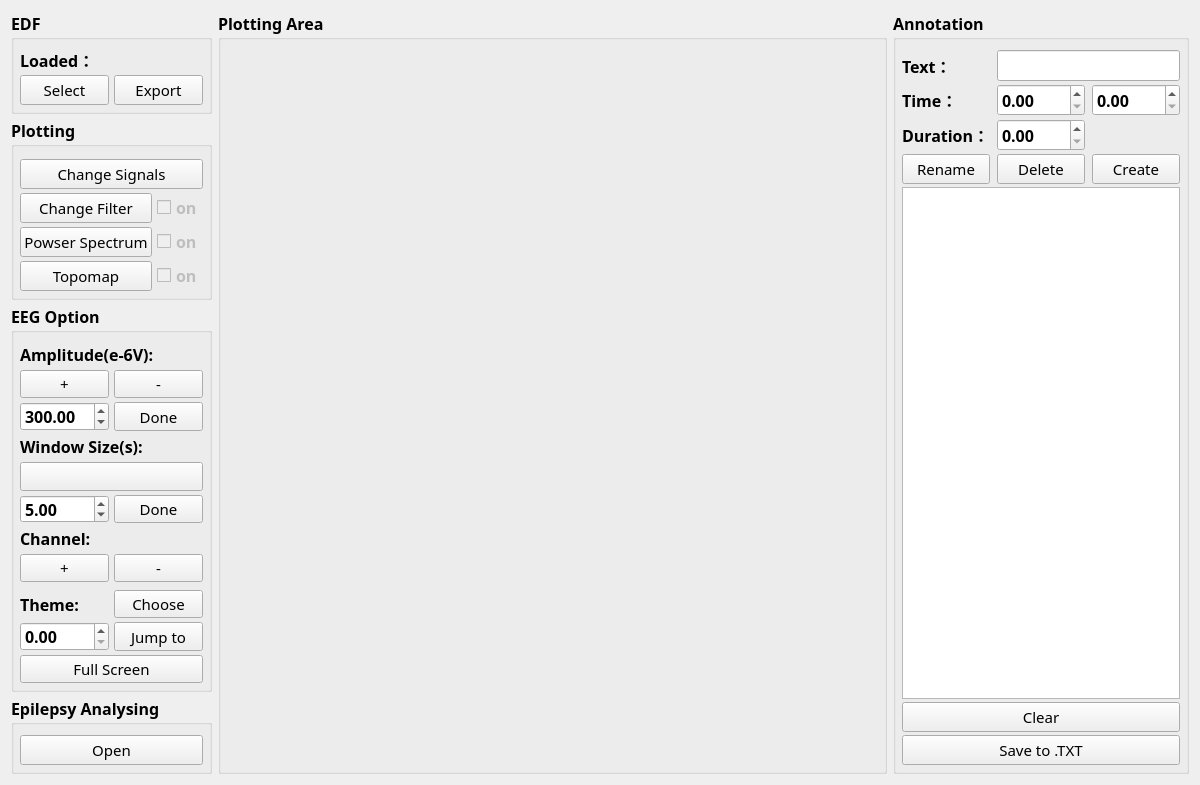
<?xml version="1.0" encoding="UTF-8"?>
<ui version="4.0">
 <class>Form</class>
 <widget class="QWidget" name="Form">
  <property name="geometry">
   <rect>
    <x>0</x>
    <y>0</y>
    <width>1200</width>
    <height>785</height>
   </rect>
  </property>
  <property name="minimumSize">
   <size>
    <width>1200</width>
    <height>785</height>
   </size>
  </property>
  <property name="windowTitle">
   <string>Epilepsy Analysis Visualizer (EAViz)</string>
  </property>
  <property name="styleSheet">
   <string notr="true"/>
  </property>
  <layout class="QHBoxLayout" name="horizontalLayout_6" stretch="0,2,0">
   <item>
    <layout class="QVBoxLayout" name="left_Layout" stretch="0,0,0,1">
     <property name="spacing">
      <number>4</number>
     </property>
     <item>
      <widget class="QGroupBox" name="groupBox_1">
       <property name="font">
        <font>
         <family>Microsoft YaHei</family>
         <pointsize>12</pointsize>
         <weight>75</weight>
         <bold>true</bold>
        </font>
       </property>
       <property name="title">
        <string>EDF</string>
       </property>
       <property name="flat">
        <bool>false</bool>
       </property>
       <layout class="QVBoxLayout" name="verticalLayout_4">
        <property name="spacing">
         <number>6</number>
        </property>
        <property name="leftMargin">
         <number>6</number>
        </property>
        <property name="topMargin">
         <number>8</number>
        </property>
        <property name="rightMargin">
         <number>6</number>
        </property>
        <property name="bottomMargin">
         <number>6</number>
        </property>
        <item>
         <layout class="QGridLayout" name="gridLayout_3" columnstretch="0,0">
          <property name="horizontalSpacing">
           <number>5</number>
          </property>
          <property name="verticalSpacing">
           <number>3</number>
          </property>
          <item row="1" column="0">
           <widget class="PrimaryPushButton" name="select_file_btn">
            <property name="font">
             <font>
              <family>Microsoft YaHei</family>
              <pointsize>11</pointsize>
              <weight>50</weight>
              <bold>false</bold>
             </font>
            </property>
            <property name="text">
             <string>Select</string>
            </property>
           </widget>
          </item>
          <item row="1" column="1">
           <widget class="PrimaryPushButton" name="export_btn">
            <property name="font">
             <font>
              <family>Microsoft YaHei</family>
              <pointsize>11</pointsize>
              <weight>50</weight>
              <bold>false</bold>
             </font>
            </property>
            <property name="text">
             <string>Export</string>
            </property>
           </widget>
          </item>
          <item row="0" column="0" colspan="2">
           <widget class="StrongBodyLabel" name="label">
            <property name="text">
             <string>Loaded：</string>
            </property>
           </widget>
          </item>
         </layout>
        </item>
       </layout>
      </widget>
     </item>
     <item>
      <widget class="QGroupBox" name="groupBox_3">
       <property name="font">
        <font>
         <family>Microsoft YaHei</family>
         <pointsize>12</pointsize>
         <weight>75</weight>
         <bold>true</bold>
        </font>
       </property>
       <property name="title">
        <string>Plotting</string>
       </property>
       <property name="flat">
        <bool>false</bool>
       </property>
       <layout class="QVBoxLayout" name="verticalLayout_9">
        <property name="spacing">
         <number>6</number>
        </property>
        <property name="leftMargin">
         <number>6</number>
        </property>
        <property name="topMargin">
         <number>12</number>
        </property>
        <property name="rightMargin">
         <number>6</number>
        </property>
        <property name="bottomMargin">
         <number>6</number>
        </property>
        <item>
         <layout class="QGridLayout" name="gridLayout_6">
          <property name="horizontalSpacing">
           <number>5</number>
          </property>
          <property name="verticalSpacing">
           <number>4</number>
          </property>
          <item row="1" column="0" colspan="2">
           <widget class="PrimaryPushButton" name="change_signal_btn">
            <property name="font">
             <font>
              <family>Microsoft YaHei</family>
              <pointsize>11</pointsize>
              <weight>50</weight>
              <bold>false</bold>
             </font>
            </property>
            <property name="text">
             <string>Change Signals</string>
            </property>
           </widget>
          </item>
          <item row="4" column="0">
           <widget class="PrimaryPushButton" name="tpm_btn">
            <property name="font">
             <font>
              <family>Microsoft YaHei</family>
              <pointsize>11</pointsize>
              <weight>50</weight>
              <bold>false</bold>
             </font>
            </property>
            <property name="text">
             <string>Topomap</string>
            </property>
           </widget>
          </item>
          <item row="2" column="1">
           <widget class="CheckBox" name="filter_cbx">
            <property name="enabled">
             <bool>false</bool>
            </property>
            <property name="text">
             <string>on</string>
            </property>
            <property name="tristate">
             <bool>false</bool>
            </property>
           </widget>
          </item>
          <item row="3" column="1">
           <widget class="CheckBox" name="psd_switch_cbx">
            <property name="enabled">
             <bool>false</bool>
            </property>
            <property name="text">
             <string>on</string>
            </property>
            <property name="tristate">
             <bool>false</bool>
            </property>
           </widget>
          </item>
          <item row="4" column="1">
           <widget class="CheckBox" name="tpm_switch_cbx">
            <property name="enabled">
             <bool>false</bool>
            </property>
            <property name="text">
             <string>on</string>
            </property>
            <property name="tristate">
             <bool>false</bool>
            </property>
           </widget>
          </item>
          <item row="3" column="0">
           <widget class="PrimaryPushButton" name="psd_btn">
            <property name="font">
             <font>
              <family>Microsoft YaHei</family>
              <pointsize>11</pointsize>
              <weight>50</weight>
              <bold>false</bold>
             </font>
            </property>
            <property name="text">
             <string>Powser Spectrum</string>
            </property>
           </widget>
          </item>
          <item row="2" column="0">
           <widget class="PrimaryPushButton" name="change_filter_btn">
            <property name="font">
             <font>
              <family>Microsoft YaHei</family>
              <pointsize>11</pointsize>
              <weight>50</weight>
              <bold>false</bold>
             </font>
            </property>
            <property name="text">
             <string>Change Filter</string>
            </property>
           </widget>
          </item>
         </layout>
        </item>
       </layout>
      </widget>
     </item>
     <item>
      <widget class="QGroupBox" name="groupBox_2">
       <property name="font">
        <font>
         <family>Microsoft YaHei</family>
         <pointsize>12</pointsize>
         <weight>75</weight>
         <bold>true</bold>
        </font>
       </property>
       <property name="title">
        <string>EEG Option</string>
       </property>
       <property name="flat">
        <bool>false</bool>
       </property>
       <property name="checkable">
        <bool>false</bool>
       </property>
       <layout class="QVBoxLayout" name="verticalLayout_8">
        <property name="spacing">
         <number>6</number>
        </property>
        <property name="leftMargin">
         <number>6</number>
        </property>
        <property name="topMargin">
         <number>10</number>
        </property>
        <property name="rightMargin">
         <number>6</number>
        </property>
        <property name="bottomMargin">
         <number>6</number>
        </property>
        <item>
         <layout class="QGridLayout" name="gridLayout_9">
          <property name="horizontalSpacing">
           <number>5</number>
          </property>
          <property name="verticalSpacing">
           <number>4</number>
          </property>
          <item row="15" column="0" colspan="2">
           <widget class="PrimaryPushButton" name="fs_btn">
            <property name="font">
             <font>
              <family>Microsoft YaHei</family>
              <pointsize>11</pointsize>
              <weight>50</weight>
              <bold>false</bold>
             </font>
            </property>
            <property name="text">
             <string>Full Screen</string>
            </property>
           </widget>
          </item>
          <item row="4" column="0" colspan="2">
           <widget class="StrongBodyLabel" name="StrongBodyLabel_3">
            <property name="text">
             <string>Window Size(s):</string>
            </property>
           </widget>
          </item>
          <item row="9" column="1">
           <widget class="PrimaryPushButton" name="decrease_signal_btn">
            <property name="font">
             <font>
              <family>Microsoft YaHei</family>
              <pointsize>11</pointsize>
              <weight>50</weight>
              <bold>false</bold>
             </font>
            </property>
            <property name="text">
             <string>-</string>
            </property>
           </widget>
          </item>
          <item row="1" column="0">
           <widget class="PrimaryPushButton" name="increase_amp_btn">
            <property name="font">
             <font>
              <family>Microsoft YaHei</family>
              <pointsize>11</pointsize>
              <weight>50</weight>
              <bold>false</bold>
             </font>
            </property>
            <property name="text">
             <string>+</string>
            </property>
           </widget>
          </item>
          <item row="5" column="0" colspan="2">
           <widget class="ComboBox" name="change_size_cbx">
            <property name="items_" stdset="0">
             <string>1s
5s
10s
15s
20s
25s
30s
35s
40s
45s
50s</string>
            </property>
           </widget>
          </item>
          <item row="13" column="0">
           <widget class="CompactDoubleSpinBox" name="jmp_time">
            <property name="toolTip">
             <string>0.00~9999.99</string>
            </property>
            <property name="minimum">
             <double>0.000000000000000</double>
            </property>
            <property name="maximum">
             <double>9999.989999999999782</double>
            </property>
            <property name="value">
             <double>0.000000000000000</double>
            </property>
           </widget>
          </item>
          <item row="1" column="1">
           <widget class="PrimaryPushButton" name="decrease_amp_btn">
            <property name="font">
             <font>
              <family>Microsoft YaHei</family>
              <pointsize>11</pointsize>
              <weight>50</weight>
              <bold>false</bold>
             </font>
            </property>
            <property name="text">
             <string>-</string>
            </property>
           </widget>
          </item>
          <item row="6" column="1">
           <widget class="PrimaryPushButton" name="custom_size_btn">
            <property name="font">
             <font>
              <family>Microsoft YaHei</family>
              <pointsize>11</pointsize>
              <weight>50</weight>
              <bold>false</bold>
             </font>
            </property>
            <property name="text">
             <string>Done</string>
            </property>
           </widget>
          </item>
          <item row="2" column="1">
           <widget class="PrimaryPushButton" name="custom_amp_btn">
            <property name="font">
             <font>
              <family>Microsoft YaHei</family>
              <pointsize>11</pointsize>
              <weight>50</weight>
              <bold>false</bold>
             </font>
            </property>
            <property name="text">
             <string>Done</string>
            </property>
           </widget>
          </item>
          <item row="2" column="0">
           <widget class="CompactDoubleSpinBox" name="custom_amp">
            <property name="toolTip">
             <string>1.00~9999.99</string>
            </property>
            <property name="minimum">
             <double>1.000000000000000</double>
            </property>
            <property name="maximum">
             <double>9999.989999999999782</double>
            </property>
            <property name="value">
             <double>300.000000000000000</double>
            </property>
           </widget>
          </item>
          <item row="9" column="0">
           <widget class="PrimaryPushButton" name="increase_signal_btn">
            <property name="font">
             <font>
              <family>Microsoft YaHei</family>
              <pointsize>11</pointsize>
              <weight>50</weight>
              <bold>false</bold>
             </font>
            </property>
            <property name="text">
             <string>+</string>
            </property>
           </widget>
          </item>
          <item row="10" column="0" colspan="2">
           <widget class="HorizontalSeparator" name="HorizontalSeparator"/>
          </item>
          <item row="8" column="0" colspan="2">
           <widget class="StrongBodyLabel" name="StrongBodyLabel_2">
            <property name="text">
             <string>Channel:</string>
            </property>
           </widget>
          </item>
          <item row="13" column="1">
           <widget class="PrimaryPushButton" name="jmp_btn">
            <property name="font">
             <font>
              <family>Microsoft YaHei</family>
              <pointsize>11</pointsize>
              <weight>50</weight>
              <bold>false</bold>
             </font>
            </property>
            <property name="text">
             <string>Jump to</string>
            </property>
           </widget>
          </item>
          <item row="6" column="0">
           <widget class="CompactDoubleSpinBox" name="custom_size">
            <property name="toolTip">
             <string>1.00~9999.99</string>
            </property>
            <property name="minimum">
             <double>1.000000000000000</double>
            </property>
            <property name="maximum">
             <double>9999.989999999999782</double>
            </property>
            <property name="value">
             <double>5.000000000000000</double>
            </property>
           </widget>
          </item>
          <item row="0" column="0" colspan="2">
           <widget class="StrongBodyLabel" name="StrongBodyLabel_4">
            <property name="text">
             <string>Amplitude(e-6V):</string>
            </property>
           </widget>
          </item>
          <item row="11" column="1">
           <widget class="PrimaryPushButton" name="theme_btn">
            <property name="font">
             <font>
              <family>Microsoft YaHei</family>
              <pointsize>11</pointsize>
              <weight>50</weight>
              <bold>false</bold>
             </font>
            </property>
            <property name="text">
             <string>Choose</string>
            </property>
           </widget>
          </item>
          <item row="11" column="0">
           <widget class="StrongBodyLabel" name="StrongBodyLabel">
            <property name="text">
             <string>Theme:</string>
            </property>
           </widget>
          </item>
         </layout>
        </item>
       </layout>
      </widget>
     </item>
     <item>
      <widget class="QGroupBox" name="groupBox_4">
       <property name="font">
        <font>
         <family>Microsoft YaHei</family>
         <pointsize>12</pointsize>
         <weight>75</weight>
         <bold>true</bold>
        </font>
       </property>
       <property name="title">
        <string>Epilepsy Analysing</string>
       </property>
       <property name="flat">
        <bool>false</bool>
       </property>
       <layout class="QVBoxLayout" name="verticalLayout_2">
        <property name="spacing">
         <number>6</number>
        </property>
        <property name="leftMargin">
         <number>6</number>
        </property>
        <property name="topMargin">
         <number>10</number>
        </property>
        <property name="rightMargin">
         <number>6</number>
        </property>
        <property name="bottomMargin">
         <number>6</number>
        </property>
        <item>
         <layout class="QGridLayout" name="gridLayout_7">
          <property name="horizontalSpacing">
           <number>5</number>
          </property>
          <property name="verticalSpacing">
           <number>3</number>
          </property>
          <item row="0" column="0">
           <widget class="PrimaryPushButton" name="ea_btn">
            <property name="font">
             <font>
              <family>Microsoft YaHei</family>
              <pointsize>11</pointsize>
              <weight>50</weight>
              <bold>false</bold>
             </font>
            </property>
            <property name="text">
             <string>Open</string>
            </property>
           </widget>
          </item>
         </layout>
        </item>
       </layout>
      </widget>
     </item>
    </layout>
   </item>
   <item>
    <layout class="QHBoxLayout" name="horizontalLayout_5">
     <property name="spacing">
      <number>4</number>
     </property>
     <item>
      <widget class="QGroupBox" name="EEG_Figure">
       <property name="font">
        <font>
         <family>Microsoft YaHei</family>
         <pointsize>12</pointsize>
         <weight>75</weight>
         <bold>true</bold>
        </font>
       </property>
       <property name="title">
        <string>Plotting Area</string>
       </property>
       <layout class="QVBoxLayout" name="verticalLayout">
        <property name="spacing">
         <number>6</number>
        </property>
        <property name="leftMargin">
         <number>6</number>
        </property>
        <property name="topMargin">
         <number>12</number>
        </property>
        <property name="rightMargin">
         <number>6</number>
        </property>
        <property name="bottomMargin">
         <number>6</number>
        </property>
        <item>
         <layout class="QGridLayout" name="gridLayout"/>
        </item>
       </layout>
      </widget>
     </item>
    </layout>
   </item>
   <item>
    <layout class="QVBoxLayout" name="right_Layout" stretch="0">
     <property name="spacing">
      <number>4</number>
     </property>
     <item>
      <widget class="QGroupBox" name="groupBox_5">
       <property name="font">
        <font>
         <family>Microsoft YaHei</family>
         <pointsize>12</pointsize>
         <weight>75</weight>
         <bold>true</bold>
        </font>
       </property>
       <property name="title">
        <string>Annotation</string>
       </property>
       <layout class="QHBoxLayout" name="horizontalLayout_9">
        <property name="spacing">
         <number>6</number>
        </property>
        <property name="leftMargin">
         <number>6</number>
        </property>
        <property name="topMargin">
         <number>10</number>
        </property>
        <property name="rightMargin">
         <number>6</number>
        </property>
        <property name="bottomMargin">
         <number>6</number>
        </property>
        <item>
         <layout class="QGridLayout" name="gridLayout_5">
          <property name="bottomMargin">
           <number>0</number>
          </property>
          <property name="horizontalSpacing">
           <number>7</number>
          </property>
          <property name="verticalSpacing">
           <number>3</number>
          </property>
          <item row="7" column="0" colspan="3">
           <widget class="PrimaryPushButton" name="save_txt_btn">
            <property name="font">
             <font>
              <family>Microsoft YaHei</family>
              <pointsize>11</pointsize>
              <weight>50</weight>
              <bold>false</bold>
             </font>
            </property>
            <property name="text">
             <string>Save to .TXT</string>
            </property>
           </widget>
          </item>
          <item row="4" column="0">
           <widget class="PrimaryPushButton" name="rename_btn">
            <property name="font">
             <font>
              <family>Microsoft YaHei</family>
              <pointsize>11</pointsize>
              <weight>50</weight>
              <bold>false</bold>
             </font>
            </property>
            <property name="text">
             <string>Rename</string>
            </property>
           </widget>
          </item>
          <item row="4" column="1">
           <widget class="PrimaryPushButton" name="delete_btn">
            <property name="font">
             <font>
              <family>Microsoft YaHei</family>
              <pointsize>11</pointsize>
              <weight>50</weight>
              <bold>false</bold>
             </font>
            </property>
            <property name="text">
             <string>Delete</string>
            </property>
           </widget>
          </item>
          <item row="6" column="0" colspan="3">
           <widget class="PrimaryPushButton" name="clear_btn">
            <property name="font">
             <font>
              <family>Microsoft YaHei</family>
              <pointsize>11</pointsize>
              <weight>50</weight>
              <bold>false</bold>
             </font>
            </property>
            <property name="text">
             <string>Clear</string>
            </property>
           </widget>
          </item>
          <item row="5" column="0" colspan="3">
           <widget class="ListWidget" name="listWidget">
            <property name="verticalScrollBarPolicy">
             <enum>Qt::ScrollBarAsNeeded</enum>
            </property>
            <property name="horizontalScrollBarPolicy">
             <enum>Qt::ScrollBarAsNeeded</enum>
            </property>
           </widget>
          </item>
          <item row="4" column="2">
           <widget class="PrimaryPushButton" name="create_btn">
            <property name="font">
             <font>
              <family>Microsoft YaHei</family>
              <pointsize>11</pointsize>
              <weight>50</weight>
              <bold>false</bold>
             </font>
            </property>
            <property name="text">
             <string>Create</string>
            </property>
           </widget>
          </item>
          <item row="0" column="1" colspan="2">
           <widget class="LineEdit" name="ann_txt"/>
          </item>
          <item row="1" column="1">
           <widget class="CompactDoubleSpinBox" name="start_time">
            <property name="toolTip">
             <string>0.00~9999.99</string>
            </property>
            <property name="maximum">
             <double>9999.989999999999782</double>
            </property>
           </widget>
          </item>
          <item row="1" column="2">
           <widget class="CompactDoubleSpinBox" name="end_time">
            <property name="toolTip">
             <string>0.00~9999.99</string>
            </property>
            <property name="maximum">
             <double>9999.989999999999782</double>
            </property>
           </widget>
          </item>
          <item row="3" column="1">
           <widget class="CompactDoubleSpinBox" name="duration">
            <property name="toolTip">
             <string>0.00~9999.99</string>
            </property>
            <property name="maximum">
             <double>9999.989999999999782</double>
            </property>
           </widget>
          </item>
          <item row="0" column="0">
           <widget class="StrongBodyLabel" name="StrongBodyLabel_6">
            <property name="text">
             <string>Text：</string>
            </property>
           </widget>
          </item>
          <item row="1" column="0">
           <widget class="StrongBodyLabel" name="StrongBodyLabel_7">
            <property name="text">
             <string>Time：</string>
            </property>
           </widget>
          </item>
          <item row="3" column="0">
           <widget class="StrongBodyLabel" name="StrongBodyLabel_8">
            <property name="text">
             <string>Duration：</string>
            </property>
           </widget>
          </item>
         </layout>
        </item>
       </layout>
      </widget>
     </item>
    </layout>
   </item>
  </layout>
 </widget>
 <customwidgets>
  <customwidget>
   <class>CheckBox</class>
   <extends>QCheckBox</extends>
   <header>qfluentwidgets</header>
  </customwidget>
  <customwidget>
   <class>ComboBox</class>
   <extends>QPushButton</extends>
   <header>qfluentwidgets</header>
  </customwidget>
  <customwidget>
   <class>PushButton</class>
   <extends>QPushButton</extends>
   <header>qfluentwidgets</header>
  </customwidget>
  <customwidget>
   <class>PrimaryPushButton</class>
   <extends>PushButton</extends>
   <header>qfluentwidgets</header>
  </customwidget>
  <customwidget>
   <class>HorizontalSeparator</class>
   <extends>QWidget</extends>
   <header>qfluentwidgets</header>
  </customwidget>
  <customwidget>
   <class>StrongBodyLabel</class>
   <extends>QLabel</extends>
   <header>qfluentwidgets</header>
  </customwidget>
  <customwidget>
   <class>LineEdit</class>
   <extends>QLineEdit</extends>
   <header>qfluentwidgets</header>
  </customwidget>
  <customwidget>
   <class>CompactDoubleSpinBox</class>
   <extends>QDoubleSpinBox</extends>
   <header>qfluentwidgets</header>
  </customwidget>
  <customwidget>
   <class>ListWidget</class>
   <extends>QListWidget</extends>
   <header>qfluentwidgets</header>
  </customwidget>
 </customwidgets>
 <tabstops>
  <tabstop>select_file_btn</tabstop>
  <tabstop>export_btn</tabstop>
  <tabstop>change_signal_btn</tabstop>
  <tabstop>change_filter_btn</tabstop>
  <tabstop>filter_cbx</tabstop>
  <tabstop>psd_btn</tabstop>
  <tabstop>psd_switch_cbx</tabstop>
  <tabstop>tpm_btn</tabstop>
  <tabstop>tpm_switch_cbx</tabstop>
  <tabstop>increase_amp_btn</tabstop>
  <tabstop>decrease_amp_btn</tabstop>
  <tabstop>custom_amp</tabstop>
  <tabstop>custom_amp_btn</tabstop>
  <tabstop>change_size_cbx</tabstop>
  <tabstop>custom_size</tabstop>
  <tabstop>custom_size_btn</tabstop>
  <tabstop>increase_signal_btn</tabstop>
  <tabstop>decrease_signal_btn</tabstop>
  <tabstop>jmp_time</tabstop>
  <tabstop>fs_btn</tabstop>
  <tabstop>jmp_btn</tabstop>
  <tabstop>ea_btn</tabstop>
  <tabstop>ann_txt</tabstop>
  <tabstop>start_time</tabstop>
  <tabstop>end_time</tabstop>
  <tabstop>duration</tabstop>
  <tabstop>rename_btn</tabstop>
  <tabstop>delete_btn</tabstop>
  <tabstop>create_btn</tabstop>
  <tabstop>listWidget</tabstop>
  <tabstop>clear_btn</tabstop>
  <tabstop>save_txt_btn</tabstop>
 </tabstops>
 <resources/>
 <connections/>
</ui>
